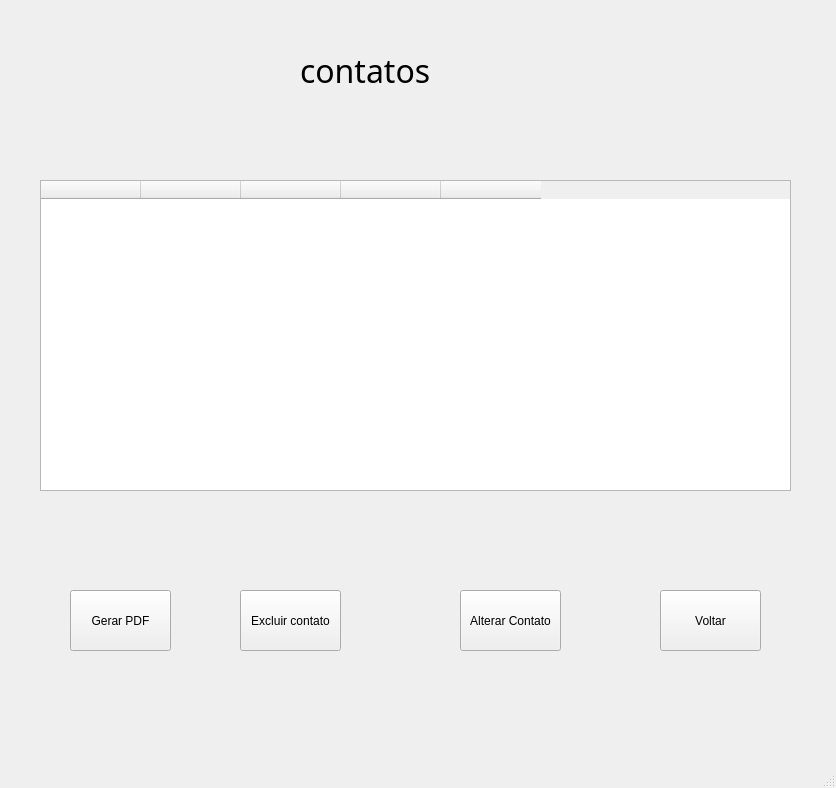
<?xml version="1.0" encoding="UTF-8"?>
<ui version="4.0">
 <class>MainWindow</class>
 <widget class="QMainWindow" name="MainWindow">
  <property name="geometry">
   <rect>
    <x>0</x>
    <y>0</y>
    <width>836</width>
    <height>788</height>
   </rect>
  </property>
  <property name="windowTitle">
   <string>MainWindow</string>
  </property>
  <widget class="QWidget" name="centralwidget">
   <widget class="QLabel" name="label">
    <property name="geometry">
     <rect>
      <x>300</x>
      <y>30</y>
      <width>171</width>
      <height>81</height>
     </rect>
    </property>
    <property name="font">
     <font>
      <family>Segoe Print</family>
      <pointsize>24</pointsize>
     </font>
    </property>
    <property name="text">
     <string>contatos</string>
    </property>
   </widget>
   <widget class="QTableWidget" name="tabelaCtt">
    <property name="geometry">
     <rect>
      <x>40</x>
      <y>180</y>
      <width>751</width>
      <height>311</height>
     </rect>
    </property>
    <column>
     <property name="text">
      <string/>
     </property>
    </column>
    <column>
     <property name="text">
      <string/>
     </property>
    </column>
    <column>
     <property name="text">
      <string/>
     </property>
    </column>
    <column>
     <property name="text">
      <string/>
     </property>
    </column>
    <column>
     <property name="text">
      <string/>
     </property>
    </column>
   </widget>
   <widget class="QPushButton" name="btnGerarPdf">
    <property name="geometry">
     <rect>
      <x>70</x>
      <y>590</y>
      <width>101</width>
      <height>61</height>
     </rect>
    </property>
    <property name="text">
     <string>Gerar PDF</string>
    </property>
   </widget>
   <widget class="QPushButton" name="editContact">
    <property name="geometry">
     <rect>
      <x>460</x>
      <y>590</y>
      <width>101</width>
      <height>61</height>
     </rect>
    </property>
    <property name="text">
     <string>Alterar Contato</string>
    </property>
   </widget>
   <widget class="QPushButton" name="btnExcluirCtt">
    <property name="geometry">
     <rect>
      <x>240</x>
      <y>590</y>
      <width>101</width>
      <height>61</height>
     </rect>
    </property>
    <property name="text">
     <string>Excluir contato</string>
    </property>
   </widget>
   <widget class="QPushButton" name="btnVoltar">
    <property name="geometry">
     <rect>
      <x>660</x>
      <y>590</y>
      <width>101</width>
      <height>61</height>
     </rect>
    </property>
    <property name="text">
     <string>Voltar</string>
    </property>
   </widget>
  </widget>
  <widget class="QMenuBar" name="menubar">
   <property name="geometry">
    <rect>
     <x>0</x>
     <y>0</y>
     <width>836</width>
     <height>21</height>
    </rect>
   </property>
  </widget>
  <widget class="QStatusBar" name="statusbar"/>
 </widget>
 <resources/>
 <connections/>
</ui>
